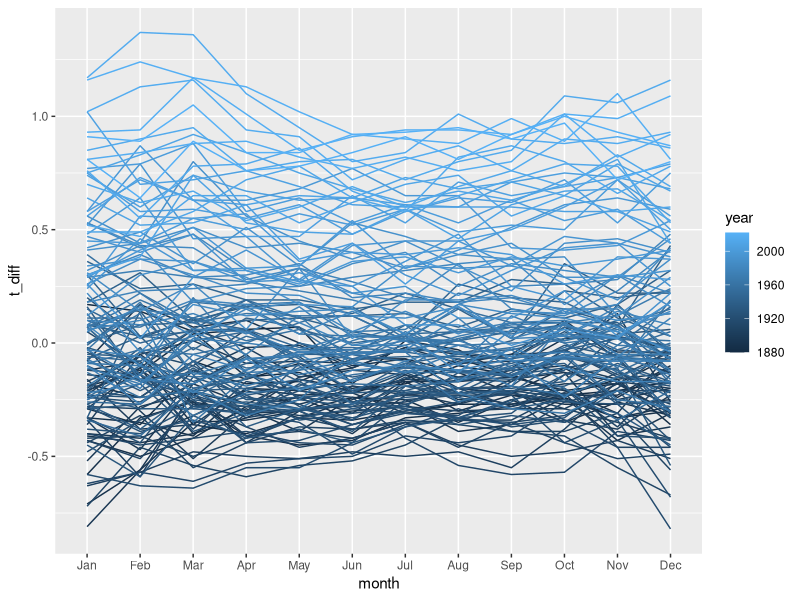
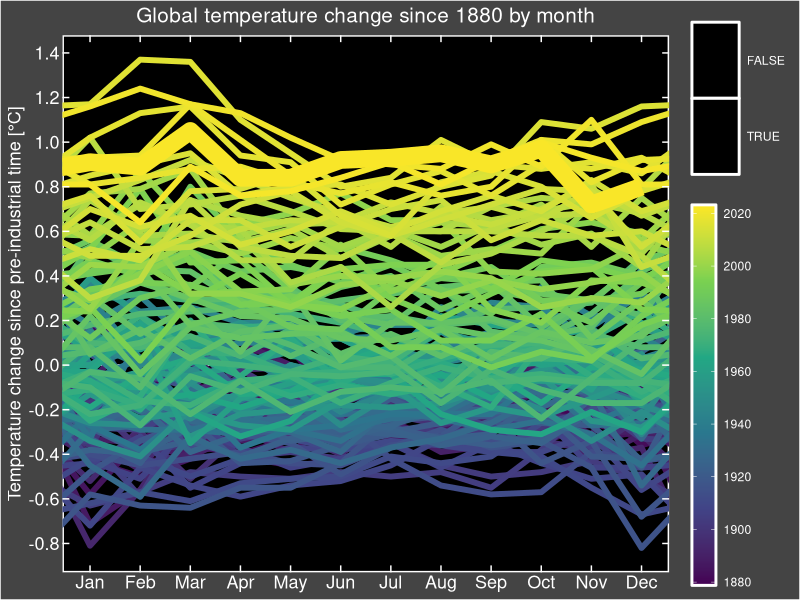
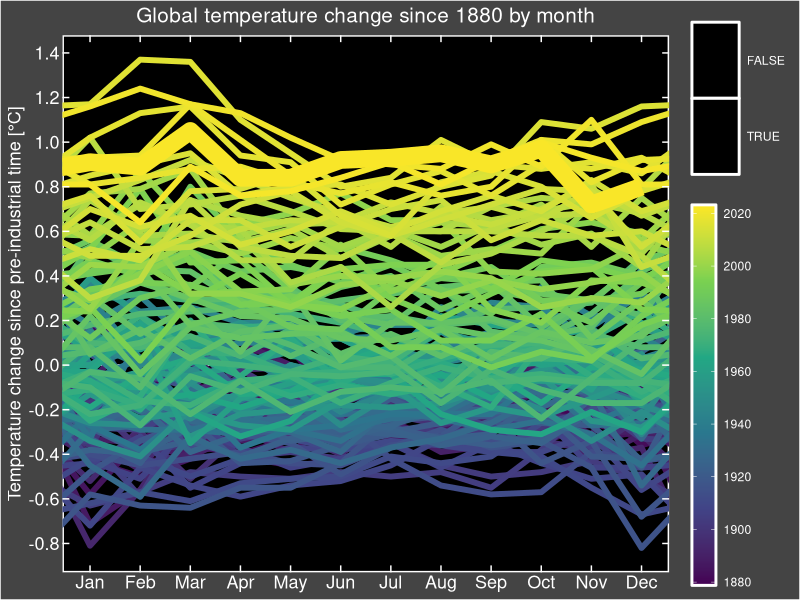

These figures' R source, in order:
library(tidyverse)

# 1. First plot
t_diff <- 
  read_csv("data/GLB.Ts+dSST.csv", skip = 1, na = "***") %>% #load CSV file, skip 1st rows, na value in the data is "***"
  select(year = Year, month.abb) %>% #month.abb is constant R build-in. which is the same as our datatype
  # Tidy dataframe by converting month in 1 column accept for year
  #Pivot dataframe for all columns except for year column, Give a name of month column
  pivot_longer(-year, names_to = "month", values_to = "t_diff") %>%
  drop_na() %>% #Ignore NA value
  mutate(month = factor(month, levels = month.abb)) #Order months into numerical order rather than alphabit order, define month as a factor
  
  
t_diff %>%
  ggplot(aes(x = month, y = t_diff, group = year, color = year)) +
  geom_line()

# 2. Second plot: There are data in preceding year and next year.
# Need to create 3 separated dataframes

t_diff <- 
  read_csv("data/GLB.Ts+dSST.csv", skip = 1, na = "***") %>% #load CSV file, skip 1st rows
  select(year = Year, month.abb) %>% #month.abb is constant R build-in. which is the same as our datatype
  # Tidy dataframe by converting month in 1 column accept for year
  #Pivot dataframe for all columns except for year column, Give a name of month column
  pivot_longer(-year, names_to = "month", values_to = "t_diff") %>%
  drop_na() #Ignore NA value
  

# Create 3 Separated dataframe
# Create dataframe for preceding December
last_dec <-
  t_diff %>%
  filter(month == "Dec") %>% #Filter December
  mutate(year = year + 1,   #Calculate preceding year by using the original data
         month = "last_Dec") #Rename Dec to last_Dec

#Create dataframe for next Jan
next_jan <-
  t_diff %>%
  filter(month == "Jan") %>% #Filter January
  mutate(year = year - 1,    # Add extra year
         month = "next_Jan") # Rename it

#Combine 3 dataframes
bind_rows(last_dec,t_diff,next_jan) %>%
  mutate(month = factor(month, levels = c("last_Dec", month.abb, "next_Jan")), #Order months into numerical order rather than alphabet order, define month as a factor
         month_number = as.numeric(month)-1, #Change the scale in x axis to number from 0-13. Factor is a vector of character. It is stored as an order. We use as.numeric to return factor to number
         this_year = year == 2022) %>%# Create new column for data pointer
  ggplot(aes(x = month_number, 
             y = t_diff, 
             group = year, color = year, 
             size = this_year)) + #Add size data
  geom_hline(yintercept = 0, color = "white") + # Add white line at 0 y intercept
  geom_line()+
  scale_x_continuous(breaks = 1:12, #Set x axis and its coordinator
                     labels = month.abb,
                     sec.axis = dup_axis(name = NULL, labels = NULL)) +
  scale_y_continuous(breaks = seq(-2,2,0.2), sec.axis = dup_axis(name = NULL, labels = NULL)) + #Rescale y axis
  scale_color_viridis_c(breaks = seq(1880,2020,20), #Change the color to continuous scale. Re-scale the legend
                        guide = guide_colorbar(frame.colour = "white",
                                               frame.linewidth = 1)) + #Add white border around the legend 
  coord_cartesian(xlim = c(1,12)) +
  labs(x = NULL, # Add label
      y = "Temperature change since pre-industrial time [\u00B0C]",
      title = "Global temperature change since 1880 by month") + 
  theme(
    panel.background = element_rect(fill = "black", color = "white", size = 1), #Add black color and white border. Increase border line size
    plot.background = element_rect(fill = "#444444"),
    panel.grid = element_blank(), # Remove grid line color
    axis.text = element_text(color = "white", size = 13), # Add color text
    axis.ticks = element_line(color = "white"), # Change tick mark color
    axis.ticks.length = unit(-5, "pt"), #Put tick mark into the plot by 5 points
    axis.title = element_text(color = "white", size = 13),
    plot.title = element_text(color = "white", hjust = 0.5, size = 15),
    legend.title = element_blank(), # Remove legend title
    legend.background = element_rect(fill = NA),
    legend.text = element_text(color = "white"),
    legend.key.height = unit(55, "pt") #Adjust the legend height
  )

ggsave("figures/temperature_lines.png", width = 8, height = 4.5)
